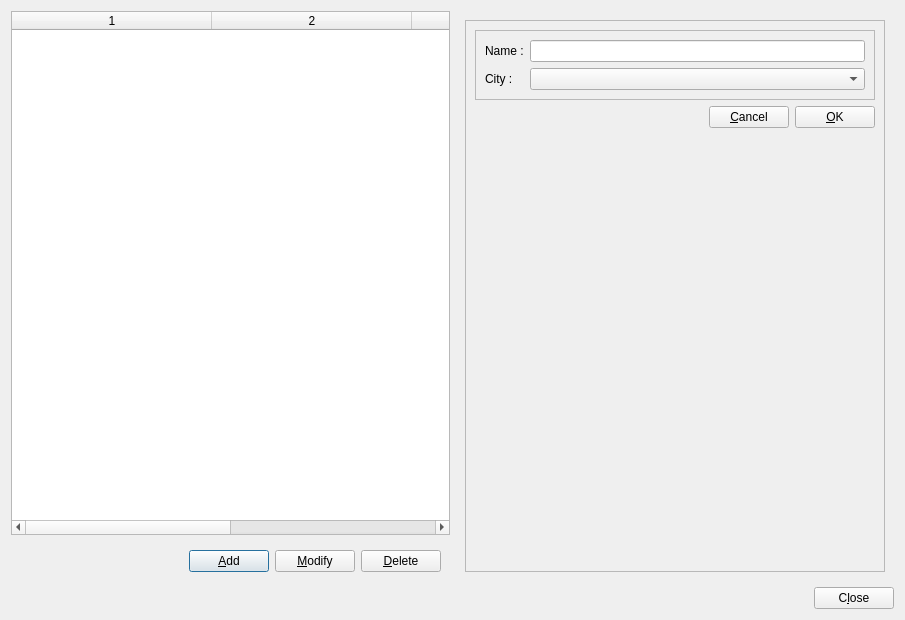
<?xml version="1.0" encoding="UTF-8"?>
<ui version="4.0">
 <class>schoolManagementFormClass</class>
 <widget class="QDialog" name="schoolManagementFormClass">
  <property name="geometry">
   <rect>
    <x>0</x>
    <y>0</y>
    <width>905</width>
    <height>620</height>
   </rect>
  </property>
  <property name="windowTitle">
   <string>School management</string>
  </property>
  <property name="windowIcon">
   <iconset resource="../res/global.qrc">
    <normaloff>:/global/TeacherHelperIcon.ico</normaloff>:/global/TeacherHelperIcon.ico</iconset>
  </property>
  <layout class="QVBoxLayout" name="verticalLayout">
   <item>
    <layout class="QHBoxLayout" name="horizontalLayout">
     <item>
      <layout class="QVBoxLayout" name="verticalLayout_2">
       <item>
        <widget class="QTableWidget" name="tableWidgeItems">
         <property name="editTriggers">
          <set>QAbstractItemView::NoEditTriggers</set>
         </property>
         <property name="alternatingRowColors">
          <bool>true</bool>
         </property>
         <property name="selectionMode">
          <enum>QAbstractItemView::SingleSelection</enum>
         </property>
         <property name="selectionBehavior">
          <enum>QAbstractItemView::SelectRows</enum>
         </property>
         <property name="columnCount">
          <number>4</number>
         </property>
         <attribute name="horizontalHeaderVisible">
          <bool>true</bool>
         </attribute>
         <attribute name="horizontalHeaderDefaultSectionSize">
          <number>200</number>
         </attribute>
         <attribute name="horizontalHeaderHighlightSections">
          <bool>false</bool>
         </attribute>
         <attribute name="horizontalHeaderStretchLastSection">
          <bool>true</bool>
         </attribute>
         <attribute name="verticalHeaderVisible">
          <bool>false</bool>
         </attribute>
         <attribute name="verticalHeaderStretchLastSection">
          <bool>false</bool>
         </attribute>
         <column/>
         <column/>
         <column/>
         <column/>
        </widget>
       </item>
       <item>
        <widget class="QFrame" name="frameActionButtons">
         <layout class="QHBoxLayout" name="horizontalLayout_4">
          <item>
           <spacer name="horizontalSpacer_3">
            <property name="orientation">
             <enum>Qt::Horizontal</enum>
            </property>
            <property name="sizeHint" stdset="0">
             <size>
              <width>40</width>
              <height>20</height>
             </size>
            </property>
           </spacer>
          </item>
          <item>
           <widget class="QPushButton" name="pushButtonAdd">
            <property name="text">
             <string>&amp;Add</string>
            </property>
            <property name="icon">
             <iconset resource="../res/global.qrc">
              <normaloff>:/global/add22.png</normaloff>:/global/add22.png</iconset>
            </property>
           </widget>
          </item>
          <item>
           <widget class="QPushButton" name="pushButtonModify">
            <property name="text">
             <string>&amp;Modify</string>
            </property>
            <property name="icon">
             <iconset resource="../res/global.qrc">
              <normaloff>:/global/edit22.png</normaloff>:/global/edit22.png</iconset>
            </property>
           </widget>
          </item>
          <item>
           <widget class="QPushButton" name="pushButtonDelete">
            <property name="text">
             <string>&amp;Delete</string>
            </property>
            <property name="icon">
             <iconset resource="../res/global.qrc">
              <normaloff>:/global/delete22.png</normaloff>:/global/delete22.png</iconset>
            </property>
           </widget>
          </item>
         </layout>
        </widget>
       </item>
      </layout>
     </item>
     <item>
      <widget class="QFrame" name="frame_1">
       <property name="minimumSize">
        <size>
         <width>0</width>
         <height>0</height>
        </size>
       </property>
       <property name="maximumSize">
        <size>
         <width>439</width>
         <height>16777215</height>
        </size>
       </property>
       <layout class="QVBoxLayout" name="verticalLayout_1">
        <item>
         <widget class="QFrame" name="frameDetails">
          <property name="frameShape">
           <enum>QFrame::StyledPanel</enum>
          </property>
          <property name="frameShadow">
           <enum>QFrame::Raised</enum>
          </property>
          <layout class="QGridLayout" name="gridLayout_2">
           <item row="0" column="0">
            <widget class="QFrame" name="frame">
             <property name="frameShape">
              <enum>QFrame::StyledPanel</enum>
             </property>
             <property name="frameShadow">
              <enum>QFrame::Raised</enum>
             </property>
             <layout class="QGridLayout" name="gridLayout">
              <item row="1" column="2">
               <widget class="QLineEdit" name="lineEditName"/>
              </item>
              <item row="1" column="0">
               <widget class="QLabel" name="label">
                <property name="text">
                 <string>Name :</string>
                </property>
               </widget>
              </item>
              <item row="2" column="0">
               <widget class="QLabel" name="label_2">
                <property name="text">
                 <string>City :</string>
                </property>
               </widget>
              </item>
              <item row="2" column="2">
               <widget class="QComboBox" name="comboBoxCity"/>
              </item>
             </layout>
            </widget>
           </item>
           <item row="1" column="0">
            <layout class="QHBoxLayout" name="horizontalLayout_2">
             <item>
              <spacer name="horizontalSpacer">
               <property name="orientation">
                <enum>Qt::Horizontal</enum>
               </property>
               <property name="sizeHint" stdset="0">
                <size>
                 <width>40</width>
                 <height>20</height>
                </size>
               </property>
              </spacer>
             </item>
             <item>
              <widget class="QPushButton" name="pushButtonCancel">
               <property name="text">
                <string>&amp;Cancel</string>
               </property>
               <property name="icon">
                <iconset resource="../res/global.qrc">
                 <normaloff>:/global/cancel22.png</normaloff>:/global/cancel22.png</iconset>
               </property>
              </widget>
             </item>
             <item>
              <widget class="QPushButton" name="pushButtonOK">
               <property name="text">
                <string>&amp;OK</string>
               </property>
               <property name="icon">
                <iconset resource="../res/global.qrc">
                 <normaloff>:/global/ok22.png</normaloff>:/global/ok22.png</iconset>
               </property>
              </widget>
             </item>
            </layout>
           </item>
           <item row="2" column="0">
            <spacer name="verticalSpacer">
             <property name="orientation">
              <enum>Qt::Vertical</enum>
             </property>
             <property name="sizeHint" stdset="0">
              <size>
               <width>20</width>
               <height>40</height>
              </size>
             </property>
            </spacer>
           </item>
          </layout>
         </widget>
        </item>
       </layout>
      </widget>
     </item>
    </layout>
   </item>
   <item>
    <layout class="QHBoxLayout" name="horizontalLayout_3">
     <item>
      <spacer name="horizontalSpacer_2">
       <property name="orientation">
        <enum>Qt::Horizontal</enum>
       </property>
       <property name="sizeHint" stdset="0">
        <size>
         <width>40</width>
         <height>20</height>
        </size>
       </property>
      </spacer>
     </item>
     <item>
      <widget class="QPushButton" name="pushButtonClose">
       <property name="text">
        <string>C&amp;lose</string>
       </property>
       <property name="icon">
        <iconset resource="../res/global.qrc">
         <normaloff>:/global/close22.png</normaloff>:/global/close22.png</iconset>
       </property>
      </widget>
     </item>
    </layout>
   </item>
  </layout>
 </widget>
 <tabstops>
  <tabstop>tableWidgeItems</tabstop>
  <tabstop>pushButtonAdd</tabstop>
  <tabstop>pushButtonModify</tabstop>
  <tabstop>pushButtonDelete</tabstop>
  <tabstop>lineEditName</tabstop>
  <tabstop>comboBoxCity</tabstop>
  <tabstop>pushButtonOK</tabstop>
  <tabstop>pushButtonCancel</tabstop>
  <tabstop>pushButtonClose</tabstop>
 </tabstops>
 <resources>
  <include location="../res/global.qrc"/>
 </resources>
 <connections/>
</ui>
